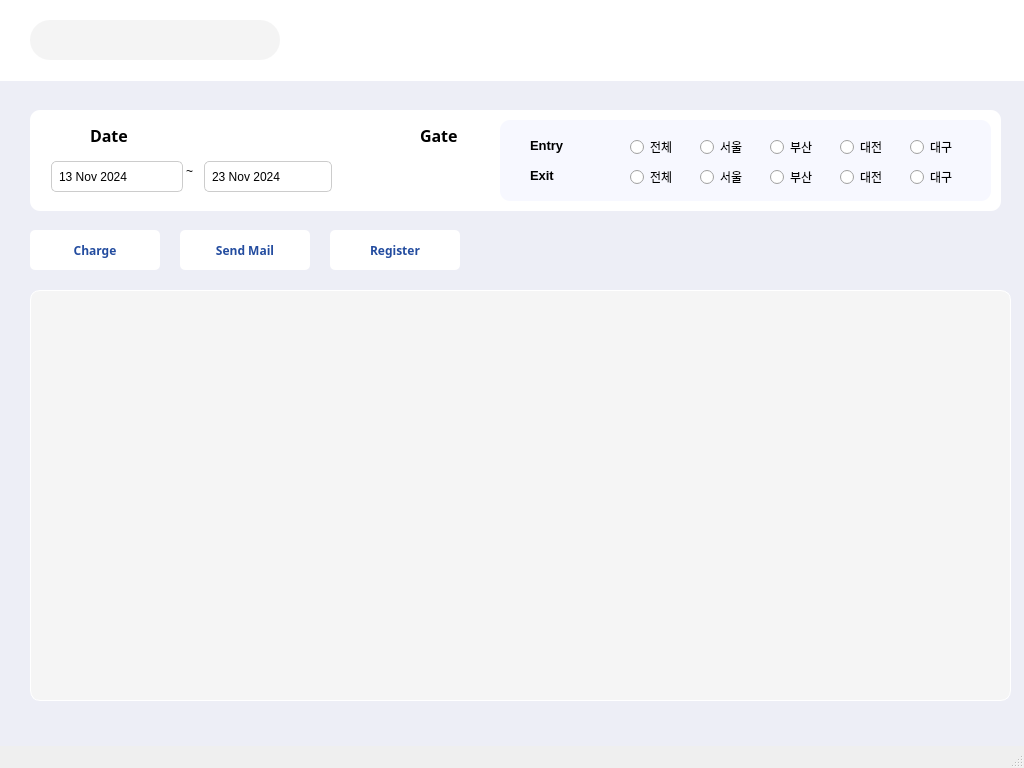
<?xml version="1.0" encoding="UTF-8"?>
<ui version="4.0">
 <class>highPassWindow</class>
 <widget class="QMainWindow" name="highPassWindow">
  <property name="geometry">
   <rect>
    <x>0</x>
    <y>0</y>
    <width>1024</width>
    <height>768</height>
   </rect>
  </property>
  <property name="windowTitle">
   <string>MainWindow</string>
  </property>
  <property name="styleSheet">
   <string notr="true"/>
  </property>
  <widget class="QWidget" name="centralwidget">
   <property name="styleSheet">
    <string notr="true">QWidget#centralwidget {
    background-color: rgb(237, 238, 246); /* centralwidget만 배경색 설정 */
}

QWidget {
    background-color: none; /* 다른 위젯의 상속된 배경색 초기화 */
}

QCheckBox::indicator {
    border: 1px solid black; /* 경계선 색상 */
    background-color: white; /* 배경 색상 */
    width: 16px; /* 체크박스 크기 */
    height: 16px;
}

QCheckBox::indicator:checked {
    background-color: lightblue; /* 체크된 상태 배경색 */
	border: 1px solid black; /* 경계선 유지 */
	image: url(:/images/images/check.png);

}

QCheckBox::indicator:unchecked {
    background-color: white; /* 체크 해제 상태 배경색 */
	border: 1px solid black; /* 경계선 유지 */
}</string>
   </property>
   <widget class="QPushButton" name="search_Button">
    <property name="geometry">
     <rect>
      <x>280</x>
      <y>20</y>
      <width>51</width>
      <height>41</height>
     </rect>
    </property>
    <property name="styleSheet">
     <string notr="true">QPushButton {
    border: none; /* 테두리를 없애고 싶다면 */
    background-color: transparent; /* 배경을 투명하게 설정 */
    background-repeat: no-repeat; /* 반복 방지 */
    background-position: center; /* 아이콘 위치를 중앙으로 */
}
</string>
    </property>
    <property name="text">
     <string/>
    </property>
    <property name="icon">
     <iconset resource="resources.qrc">
      <normaloff>:/images/images/search.png</normaloff>:/images/images/search.png</iconset>
    </property>
    <property name="iconSize">
     <size>
      <width>30</width>
      <height>30</height>
     </size>
    </property>
   </widget>
   <widget class="QPushButton" name="Bill_Button">
    <property name="geometry">
     <rect>
      <x>30</x>
      <y>230</y>
      <width>130</width>
      <height>40</height>
     </rect>
    </property>
    <property name="font">
     <font>
      <family>맑은 고딕</family>
      <bold>true</bold>
     </font>
    </property>
    <property name="styleSheet">
     <string notr="true">QPushButton {
	border-radius: 5px;
	background-color: rgb(255, 255, 255);
	width : 130px;
	height: 40px;
	/*color: rgb(19, 35, 255);*/
	color : rgb(35, 76, 159);
}
QPushButton:pressed {
	border: 1px solid #333333;
	background-color: #222222;
}

QPushButton:hover {
    background-color: rgb(35, 76, 159); /* 마우스 오버 시 배경색 */
	color: white;
}</string>
    </property>
    <property name="text">
     <string>Charge</string>
    </property>
   </widget>
   <widget class="QLineEdit" name="search_Line">
    <property name="geometry">
     <rect>
      <x>30</x>
      <y>20</y>
      <width>250</width>
      <height>40</height>
     </rect>
    </property>
    <property name="font">
     <font>
      <family>맑은 고딕</family>
     </font>
    </property>
    <property name="styleSheet">
     <string notr="true">QLineEdit {
    padding: 1px;
    padding-left: 35px; /* 텍스트를 오른쪽으로 10px 이동 */
    border-style: solid;
    /* border: 2px solid gray;*/
	background-color: rgb(244, 244, 244);
    border-radius: 20px;
    min-width: 100px;
    min-height: 20px;

}</string>
    </property>
    <property name="text">
     <string/>
    </property>
   </widget>
   <widget class="QLabel" name="label">
    <property name="geometry">
     <rect>
      <x>530</x>
      <y>135</y>
      <width>62</width>
      <height>21</height>
     </rect>
    </property>
    <property name="font">
     <font>
      <pointsize>10</pointsize>
      <bold>true</bold>
     </font>
    </property>
    <property name="styleSheet">
     <string notr="true"/>
    </property>
    <property name="text">
     <string>Entry</string>
    </property>
   </widget>
   <widget class="QLabel" name="label_2">
    <property name="geometry">
     <rect>
      <x>530</x>
      <y>165</y>
      <width>62</width>
      <height>21</height>
     </rect>
    </property>
    <property name="font">
     <font>
      <pointsize>10</pointsize>
      <bold>true</bold>
     </font>
    </property>
    <property name="styleSheet">
     <string notr="true"/>
    </property>
    <property name="text">
     <string>Exit</string>
    </property>
   </widget>
   <widget class="QLabel" name="label_7">
    <property name="geometry">
     <rect>
      <x>90</x>
      <y>125</y>
      <width>62</width>
      <height>20</height>
     </rect>
    </property>
    <property name="font">
     <font>
      <family>맑은 고딕</family>
      <pointsize>12</pointsize>
      <bold>true</bold>
     </font>
    </property>
    <property name="styleSheet">
     <string notr="true"/>
    </property>
    <property name="text">
     <string>Date</string>
    </property>
   </widget>
   <widget class="QLabel" name="label_8">
    <property name="geometry">
     <rect>
      <x>186</x>
      <y>161</y>
      <width>16</width>
      <height>20</height>
     </rect>
    </property>
    <property name="minimumSize">
     <size>
      <width>0</width>
      <height>0</height>
     </size>
    </property>
    <property name="text">
     <string>~</string>
    </property>
   </widget>
   <widget class="QPushButton" name="mail_Button">
    <property name="geometry">
     <rect>
      <x>180</x>
      <y>230</y>
      <width>130</width>
      <height>40</height>
     </rect>
    </property>
    <property name="font">
     <font>
      <family>맑은 고딕</family>
      <bold>true</bold>
     </font>
    </property>
    <property name="styleSheet">
     <string notr="true">QPushButton {
	border-radius: 5px;
	background-color: rgb(255, 255, 255);
	width : 130px;
	height: 40px;
	/*color: rgb(19, 35, 255);*/
	color : rgb(35, 76, 159);
}
QPushButton:pressed {
	border: 1px solid #333333;
	background-color: #222222;
}

QPushButton:hover {
    background-color: rgb(35, 76, 159); /* 마우스 오버 시 배경색 */
	color: white;
}</string>
    </property>
    <property name="text">
     <string>Send Mail</string>
    </property>
   </widget>
   <widget class="QPushButton" name="register_Button">
    <property name="geometry">
     <rect>
      <x>330</x>
      <y>230</y>
      <width>130</width>
      <height>40</height>
     </rect>
    </property>
    <property name="font">
     <font>
      <family>맑은 고딕</family>
      <bold>true</bold>
     </font>
    </property>
    <property name="styleSheet">
     <string notr="true">QPushButton {
	border-radius: 5px;
	background-color: rgb(255, 255, 255);
	width : 130px;
	height: 40px;
	/*color: rgb(19, 35, 255);*/
	color : rgb(35, 76, 159);
}
QPushButton:pressed {
	border: 1px solid #333333;
	background-color: #222222;
}

QPushButton:hover {
    background-color: rgb(35, 76, 159); /* 마우스 오버 시 배경색 */
	color: white;
}</string>
    </property>
    <property name="text">
     <string>Register</string>
    </property>
   </widget>
   <widget class="QRadioButton" name="entry_ALL">
    <property name="geometry">
     <rect>
      <x>630</x>
      <y>135</y>
      <width>61</width>
      <height>24</height>
     </rect>
    </property>
    <property name="text">
     <string>전체</string>
    </property>
   </widget>
   <widget class="QRadioButton" name="entry_SEOUL">
    <property name="geometry">
     <rect>
      <x>700</x>
      <y>135</y>
      <width>61</width>
      <height>24</height>
     </rect>
    </property>
    <property name="text">
     <string>서울</string>
    </property>
   </widget>
   <widget class="QRadioButton" name="exit_ALL">
    <property name="geometry">
     <rect>
      <x>630</x>
      <y>165</y>
      <width>61</width>
      <height>24</height>
     </rect>
    </property>
    <property name="text">
     <string>전체</string>
    </property>
   </widget>
   <widget class="QRadioButton" name="exit_SEOUL">
    <property name="geometry">
     <rect>
      <x>700</x>
      <y>165</y>
      <width>61</width>
      <height>24</height>
     </rect>
    </property>
    <property name="text">
     <string>서울</string>
    </property>
   </widget>
   <widget class="QRadioButton" name="entry_BUSAN">
    <property name="geometry">
     <rect>
      <x>770</x>
      <y>135</y>
      <width>61</width>
      <height>24</height>
     </rect>
    </property>
    <property name="text">
     <string>부산</string>
    </property>
   </widget>
   <widget class="QRadioButton" name="entry_DAEJUN">
    <property name="geometry">
     <rect>
      <x>840</x>
      <y>135</y>
      <width>61</width>
      <height>24</height>
     </rect>
    </property>
    <property name="text">
     <string>대전</string>
    </property>
   </widget>
   <widget class="QRadioButton" name="exit_BUSAN">
    <property name="geometry">
     <rect>
      <x>770</x>
      <y>165</y>
      <width>61</width>
      <height>24</height>
     </rect>
    </property>
    <property name="text">
     <string>부산</string>
    </property>
   </widget>
   <widget class="QRadioButton" name="exit_DAEJUN">
    <property name="geometry">
     <rect>
      <x>840</x>
      <y>165</y>
      <width>61</width>
      <height>24</height>
     </rect>
    </property>
    <property name="text">
     <string>대전</string>
    </property>
   </widget>
   <widget class="QRadioButton" name="entry_DAEGU">
    <property name="geometry">
     <rect>
      <x>910</x>
      <y>135</y>
      <width>61</width>
      <height>24</height>
     </rect>
    </property>
    <property name="text">
     <string>대구</string>
    </property>
   </widget>
   <widget class="QRadioButton" name="exit_DAEGU">
    <property name="geometry">
     <rect>
      <x>910</x>
      <y>165</y>
      <width>61</width>
      <height>24</height>
     </rect>
    </property>
    <property name="text">
     <string>대구</string>
    </property>
   </widget>
   <widget class="QTableView" name="tableView">
    <property name="geometry">
     <rect>
      <x>30</x>
      <y>290</y>
      <width>981</width>
      <height>411</height>
     </rect>
    </property>
    <property name="styleSheet">
     <string notr="true"> QTableView { 
     alternating-row-colors: true;
    background: #f5f5f5; /* 기본 행 배경색 */
    alternate-background-color: white; /* 교차 행 배경색 */
    border: 1px solid white;  /* 테두리 설정 */
    border-radius: 10px; /* 모서리를 둥글게 설정 */
    gridline-color: rgb(232, 232, 232); /*열과 행 구분 선의 색상 설정 */
	/*gridline-color: transparent; 열과 행 구분 선의 색상 설정 */
    selection-background-color: transparent;
	outline: none; 
}

QHeaderView::section {
    background-color: white;
    padding: 4px;
    font-size: 8pt;
	font-weight: bold;
    border-style: none;
    border-bottom: 1px solid #fffff8;
    border-right: 1px solid #fffff8;
}

QTableView::item:selected {
    background-color: transparent; /* 선택된 셀의 배경색 투명 */
}

QTableView::item:focus {
    outline: none; /* 셀 포커스 점선 제거 */
}
/*
QHeaderView::section:horizontal
{
    border-top: 1px solid #fffff8;
}

*/</string>
    </property>
    <property name="editTriggers">
     <set>QAbstractItemView::EditTrigger::NoEditTriggers</set>
    </property>
    <property name="alternatingRowColors">
     <bool>true</bool>
    </property>
    <property name="selectionMode">
     <enum>QAbstractItemView::SelectionMode::NoSelection</enum>
    </property>
    <property name="sortingEnabled">
     <bool>true</bool>
    </property>
    <attribute name="horizontalHeaderCascadingSectionResizes">
     <bool>false</bool>
    </attribute>
    <attribute name="verticalHeaderVisible">
     <bool>false</bool>
    </attribute>
   </widget>
   <widget class="QDateEdit" name="date_Start">
    <property name="geometry">
     <rect>
      <x>51</x>
      <y>161</y>
      <width>132</width>
      <height>31</height>
     </rect>
    </property>
    <property name="minimumSize">
     <size>
      <width>122</width>
      <height>0</height>
     </size>
    </property>
    <property name="styleSheet">
     <string notr="true">QDateEdit {
	min-width : 110px;
    border: 1px solid rgb(204, 204, 204); /* 테두리 색상 및 두께 */
    border-radius: 5px; /* 둥근 테두리 */
    padding: 5px; /* 내부 여백 */
}

QDateEdit::drop-down {
    subcontrol-origin: padding; /* 화살표 위치 기준 */
    subcontrol-position: right; /* 오른쪽에 위치 */
    width: 20px; /* 화살표 영역 너비 */
    border-left: 1px white; /* 화살표 영역 구분선 */
    left: -3px; /* 화살표 전체를 왼쪽으로 이동 */
}
QDateEdit::down-arrow {
    image: url(:/images/images/arrow.png); /* 화살표 아이콘 경로 */
    width: 10px;
    height: 10px;
}
/*
QDateEdit{
	border : 1px solid #152c4a;
}
QCalendarWidget QTableView 
{
    alternate-background-color: #6D6D6D;  
}
QCalendarWidget QTableView QLabel 
{
    color: &quot;white&quot;;
}
QDateEdit QAbstractItemView:enabled
{
	color:white;
	background-color: #152c4a;
	selection-background-color:white;
	selection-color: #152c4a;
}
QDateEdit QWidget #qt_calendar_navigationbar
{
	background-43color: qlineargradient(x1:0, y1:0, x2:0, y2:1, stop:0 #152c4a, stop: 1 #000000);
}
QDateEdit QAbstractItemView:disabled
{
	color:gray;
}
QCalendarWidget QToolButton {
    background-color: #152c4a
    color: white;             
    border: none;        
    font-size: 14px;      
}

*/</string>
    </property>
    <property name="dateTime">
     <datetime>
      <hour>3</hour>
      <minute>0</minute>
      <second>0</second>
      <year>2024</year>
      <month>11</month>
      <day>13</day>
     </datetime>
    </property>
    <property name="calendarPopup">
     <bool>true</bool>
    </property>
   </widget>
   <widget class="QDateEdit" name="date_End">
    <property name="geometry">
     <rect>
      <x>204</x>
      <y>161</y>
      <width>128</width>
      <height>31</height>
     </rect>
    </property>
    <property name="minimumSize">
     <size>
      <width>122</width>
      <height>0</height>
     </size>
    </property>
    <property name="styleSheet">
     <string notr="true">QDateEdit {
	min-width : 110px;
    border: 1px solid rgb(204, 204, 204); /* 테두리 색상 및 두께 */
    border-radius: 5px; /* 둥근 테두리 */
    padding: 5px; /* 내부 여백 */
}

QDateEdit::drop-down {
    subcontrol-origin: padding; /* 화살표 위치 기준 */
    subcontrol-position: right; /* 오른쪽에 위치 */
    width: 20px; /* 화살표 영역 너비 */
    border-left: 1px white; /* 화살표 영역 구분선 */
    left: -3px; /* 화살표 전체를 왼쪽으로 이동 */
}
QDateEdit::down-arrow {
    image: url(:/images/images/arrow.png); /* 화살표 아이콘 경로 */
    width: 10px;
    height: 10px;
}
/*
QDateEdit{
	border : 1px solid #152c4a;
}
QCalendarWidget QTableView 
{
    alternate-background-color: #6D6D6D;  
}
QCalendarWidget QTableView QLabel 
{
    color: &quot;white&quot;;
}
QDateEdit QAbstractItemView:enabled
{
	color:white;
	background-color: #152c4a;
	selection-background-color:white;
	selection-color: #152c4a;
}
QDateEdit QWidget #qt_calendar_navigationbar
{
	background-43color: qlineargradient(x1:0, y1:0, x2:0, y2:1, stop:0 #152c4a, stop: 1 #000000);
}
QDateEdit QAbstractItemView:disabled
{
	color:gray;
}
QCalendarWidget QToolButton {
    background-color: #152c4a
    color: white;             
    border: none;        
    font-size: 14px;      
}

*/</string>
    </property>
    <property name="dateTime">
     <datetime>
      <hour>3</hour>
      <minute>0</minute>
      <second>0</second>
      <year>2024</year>
      <month>11</month>
      <day>23</day>
     </datetime>
    </property>
    <property name="calendarPopup">
     <bool>true</bool>
    </property>
   </widget>
   <widget class="QWidget" name="horizontalLayoutWidget">
    <property name="geometry">
     <rect>
      <x>770</x>
      <y>230</y>
      <width>231</width>
      <height>41</height>
     </rect>
    </property>
    <layout class="QHBoxLayout" name="pageLayout"/>
   </widget>
   <widget class="QLabel" name="top_background">
    <property name="geometry">
     <rect>
      <x>0</x>
      <y>0</y>
      <width>1031</width>
      <height>81</height>
     </rect>
    </property>
    <property name="styleSheet">
     <string notr="true">background-color: rgb(255, 255, 255);</string>
    </property>
    <property name="text">
     <string/>
    </property>
   </widget>
   <widget class="QLabel" name="mid_background">
    <property name="geometry">
     <rect>
      <x>30</x>
      <y>110</y>
      <width>971</width>
      <height>101</height>
     </rect>
    </property>
    <property name="styleSheet">
     <string notr="true">background-color: rgb(255, 255, 255);
border-radius:10px;</string>
    </property>
    <property name="text">
     <string/>
    </property>
   </widget>
   <widget class="QLabel" name="label_3">
    <property name="geometry">
     <rect>
      <x>50</x>
      <y>120</y>
      <width>31</width>
      <height>31</height>
     </rect>
    </property>
    <property name="styleSheet">
     <string notr="true">QPushButton {
    background: none;
    background-image: url(:/resources/image.png);
    background-repeat: no-repeat;
    background-position: center;
    background-size: contain; /* 이미지를 버튼 크기에 맞춤 */
}</string>
    </property>
    <property name="text">
     <string/>
    </property>
    <property name="pixmap">
     <pixmap resource="resources.qrc">:/images/images/calender.png</pixmap>
    </property>
    <property name="scaledContents">
     <bool>true</bool>
    </property>
   </widget>
   <widget class="QLabel" name="label_9">
    <property name="geometry">
     <rect>
      <x>420</x>
      <y>125</y>
      <width>62</width>
      <height>20</height>
     </rect>
    </property>
    <property name="font">
     <font>
      <family>맑은 고딕</family>
      <pointsize>12</pointsize>
      <bold>true</bold>
     </font>
    </property>
    <property name="styleSheet">
     <string notr="true"/>
    </property>
    <property name="text">
     <string>Gate</string>
    </property>
   </widget>
   <widget class="QLabel" name="label_4">
    <property name="geometry">
     <rect>
      <x>360</x>
      <y>120</y>
      <width>51</width>
      <height>41</height>
     </rect>
    </property>
    <property name="styleSheet">
     <string notr="true">QPushButton {
    background: none;
    background-image: url(:/resources/image.png);
    background-repeat: no-repeat;
    background-position: center;
    background-size: contain; /* 이미지를 버튼 크기에 맞춤 */
}</string>
    </property>
    <property name="text">
     <string/>
    </property>
    <property name="pixmap">
     <pixmap resource="resources.qrc">:/images/images/gate.png</pixmap>
    </property>
    <property name="scaledContents">
     <bool>true</bool>
    </property>
   </widget>
   <widget class="QLabel" name="mid_background_2">
    <property name="geometry">
     <rect>
      <x>500</x>
      <y>120</y>
      <width>491</width>
      <height>81</height>
     </rect>
    </property>
    <property name="styleSheet">
     <string notr="true">background-color: rgb(247, 248, 255);
border-radius:10px;</string>
    </property>
    <property name="text">
     <string/>
    </property>
   </widget>
   <zorder>mid_background</zorder>
   <zorder>mid_background_2</zorder>
   <zorder>top_background</zorder>
   <zorder>Bill_Button</zorder>
   <zorder>search_Line</zorder>
   <zorder>label_2</zorder>
   <zorder>label_7</zorder>
   <zorder>label_8</zorder>
   <zorder>mail_Button</zorder>
   <zorder>register_Button</zorder>
   <zorder>entry_ALL</zorder>
   <zorder>entry_SEOUL</zorder>
   <zorder>exit_ALL</zorder>
   <zorder>exit_SEOUL</zorder>
   <zorder>entry_BUSAN</zorder>
   <zorder>entry_DAEJUN</zorder>
   <zorder>exit_BUSAN</zorder>
   <zorder>exit_DAEJUN</zorder>
   <zorder>entry_DAEGU</zorder>
   <zorder>exit_DAEGU</zorder>
   <zorder>tableView</zorder>
   <zorder>date_Start</zorder>
   <zorder>date_End</zorder>
   <zorder>horizontalLayoutWidget</zorder>
   <zorder>label_3</zorder>
   <zorder>search_Button</zorder>
   <zorder>label_9</zorder>
   <zorder>label_4</zorder>
   <zorder>label</zorder>
  </widget>
  <widget class="QMenuBar" name="menubar">
   <property name="geometry">
    <rect>
     <x>0</x>
     <y>0</y>
     <width>1024</width>
     <height>26</height>
    </rect>
   </property>
  </widget>
  <widget class="QStatusBar" name="statusbar"/>
 </widget>
 <resources>
  <include location="resources.qrc"/>
 </resources>
 <connections/>
</ui>
